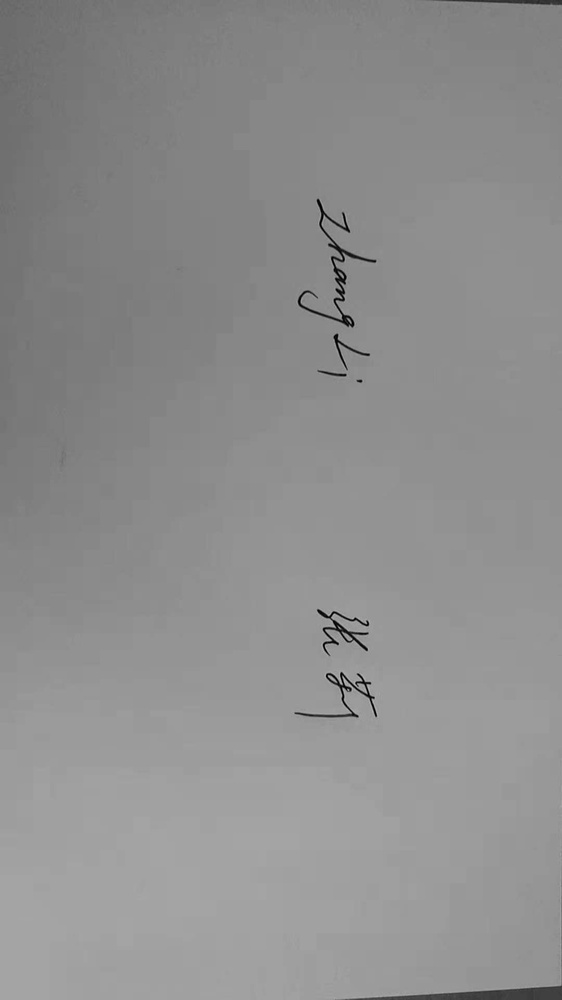
#> input picture Electronic Signature/ElectronicSignature/main/photos/Li_Zhang.jpg, 562 x 1000 px, shrunk from 1080 x 1920 before the run
$ python main.py
#> lines starting #> are read from the running program, lines starting #| are printed output that depends on the picture; after the words box and inside, x2 and y2 are one past the last pixel; in counts of white or black regions, pixels touching at a corner belong together
#coding:utf8
'''
Created on 2018年10月10日

@author: Administrator
'''
from PIL import Image
if __name__ == '__main__':
    photoPath="photos/Li_Zhang.jpg"
    img = Image.open(photoPath)
#> img is the input picture: PIL image 562x1000 L; min 0, max 183, mean 142.3
    Img = img.convert('L')
    Img.save(photoPath)
    threshold = 100
    table = []
    for i in range(256):
        if i < threshold:
            table.append(0)
        else:
            table.append(1)
    photo = Img.point(table, '1')
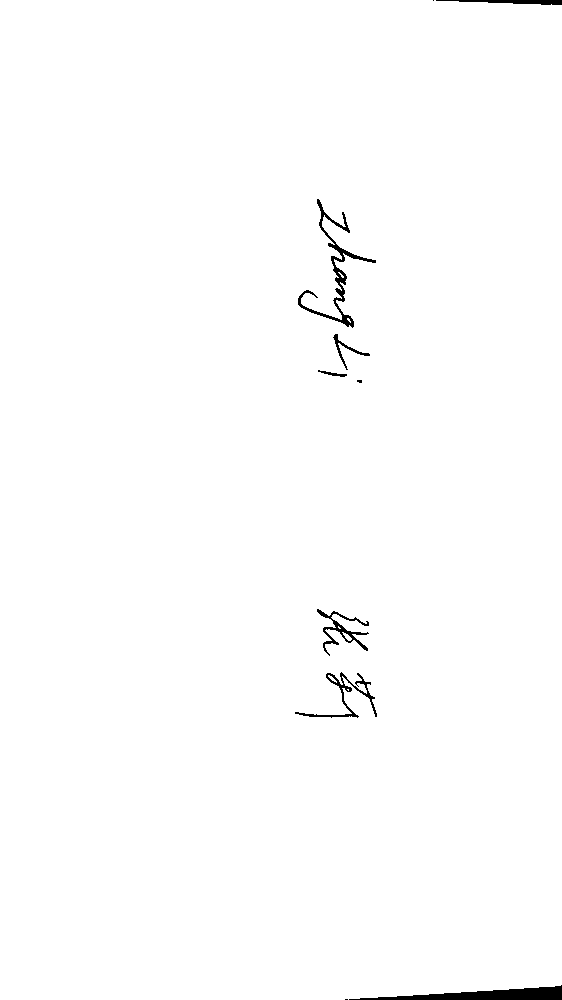
#> photo: PIL image 562x1000 1; 99.2% white; 10 black regions (3 under 20 px), largest, box (x1, y1, x2, y2) and area: (349, 985, 562, 1000) 1541, (298, 199, 376, 328) 1100, (295, 672, 377, 718) 570
    photo.save("test2.jpg")
    print("finished!")
